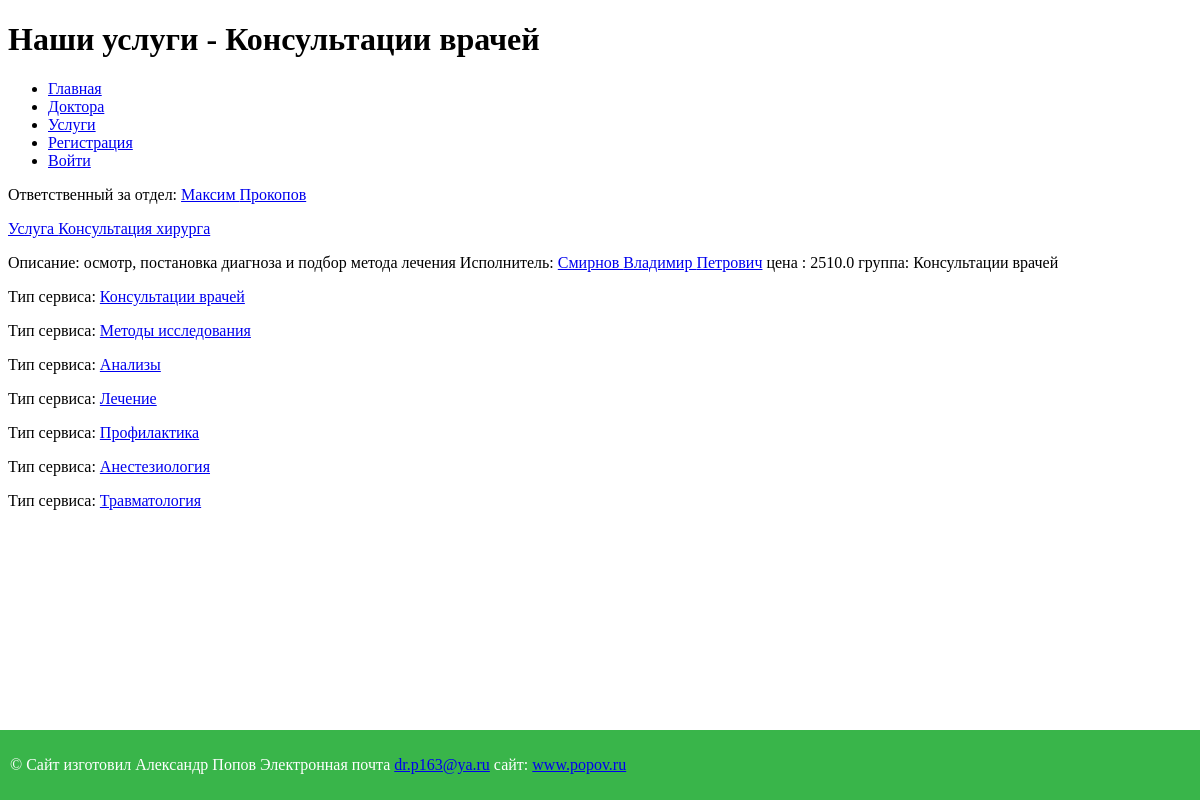
Screenshot of /service_group/1 with the database file from the repository.
### src/models.py (models this page shows, shortened)
class ServiceGroup(db.Model):
    __tablename__ = "service_group"
    id = Column(Integer(), primary_key=True)
    name = Column(String(100))  # название группы
    description = Column(Text())  # описание группы
    created_at = Column(DateTime, server_default=func.now())  # дата создания
    updated_at = Column(DateTime, server_onupdate=func.now())  # дата обновления
    doctor_id = Column(ForeignKey("doctor.id"))
    doctor = Relationship("Doctor")

class Doctor(db.Model):
    __tablename__ = "doctor"
    id = Column(Integer(), primary_key=True)
    age = Column(Integer())
    second_name = Column(String(50))  # фамилия
    first_name = Column(String(50), nullable=False)  # имя
    last_name = Column(String(50))  # отчество
    telephone = Column(String(20), nullable=False)  # телефон
    email = Column(String(50), nullable=False, unique=True)  # мыло
    profile = Column(String(50), nullable=False)  # профиль
    experience = Column(String(10))  # опыт работы
    created_at = Column(DateTime, server_default=func.now())  # дата создания
    updated_at = Column(DateTime, server_onupdate=func.now())  # дата обновления

class Service(db.Model):
    __tablename__ = "service"
    id = Column(Integer(), primary_key=True)
    name_service = Column(String(100))  # наименование услуги
    description = Column(Text())  # описание услуги
    executor = Column(String(50))  # исполнитель
    price = Column(Float())  # цена
    service_group_id = Column(ForeignKey("service_group.id"))  # id группы, к которой относится эта услуга
    service_group = Relationship("ServiceGroup")  # ссылка на группу(id которой указан в вышестоящей строчке)
    created_at = Column(DateTime, server_default=func.now())  # дата создания
    updated_at = Column(DateTime, server_onupdate=func.now())  # дата обновления
    doctor_id = Column(ForeignKey("doctor.id"))
    doctor = Relationship("Doctor")

### src/view.py (the view)
@app.route('/service_group/<int:service_group_id>')
def service_group(service_group_id):
    service_group = ServiceGroup.query.get(service_group_id)
    service_groups = ServiceGroup.query.all()
    service = Service.query.filter_by(service_group_id=service_group_id).all()
    return render_template("service_group.html", service_group=service_group,
                           service=service, service_groups=service_groups)

### templates/service_group.html (shortened to what this page needs)
{% extends "base.html" %}
{% block h1_title %} Наши услуги - {{ service_group.name }} {% endblock %}
{% block content %}
{{ super() }}
<p>Ответственный за отдел: <a href="{{ url_for('one_doctor', doctor_id=service_group.doctor.id)}}">
    {{ service_group.doctor.first_name }} {{ service_group.doctor.second_name }}</a></p>
{% include "include/services.html" %}
{% include "include/type_services.html" %}
{% endblock %}

### templates/include/services.html
{% for s in service %}
<p>
    <a href="#"> Услуга  {{ s.name_service }} </a>
    <div>Описание: {{ s.description }}
      Исполнитель: <a href="{{ url_for('one_doctor', doctor_id=s.doctor.id)}}">{{ s.doctor.second_name }} {{ s.doctor.first_name }}
        {{ s.doctor.last_name }}</a>  цена  : {{ s.price }}
    группа:  {{ s.service_group.name}} </div>
</p>
{% endfor %}

### templates/include/type_services.html
{% for sg in service_groups %}
<p>
    Тип сервиса: <a href="{{ url_for('service_group', service_group_id=sg.id)}}"> {{ sg.name }}</a>
</p>
{% endfor %}

### rows the page displays
ServiceGroup: name "Консультации врачей"
Doctor: doctor.first_name "Максим", doctor.second_name "Прокопов"
Service: name_service "Консультация хирурга", description "осмотр, постановка диагноза и подбор метода лечения", doctor.second_name "Смирнов", doctor.first_name "Владимир", doctor.last_name "Петрович", price "2510.0", service_group.name "Консультации врачей"
ServiceGroup: name "Методы исследования"
ServiceGroup: name "Анализы"
ServiceGroup: name "Лечение"
ServiceGroup: name "Профилактика"
ServiceGroup: name "Анестезиология"
ServiceGroup: name "Травматология"
